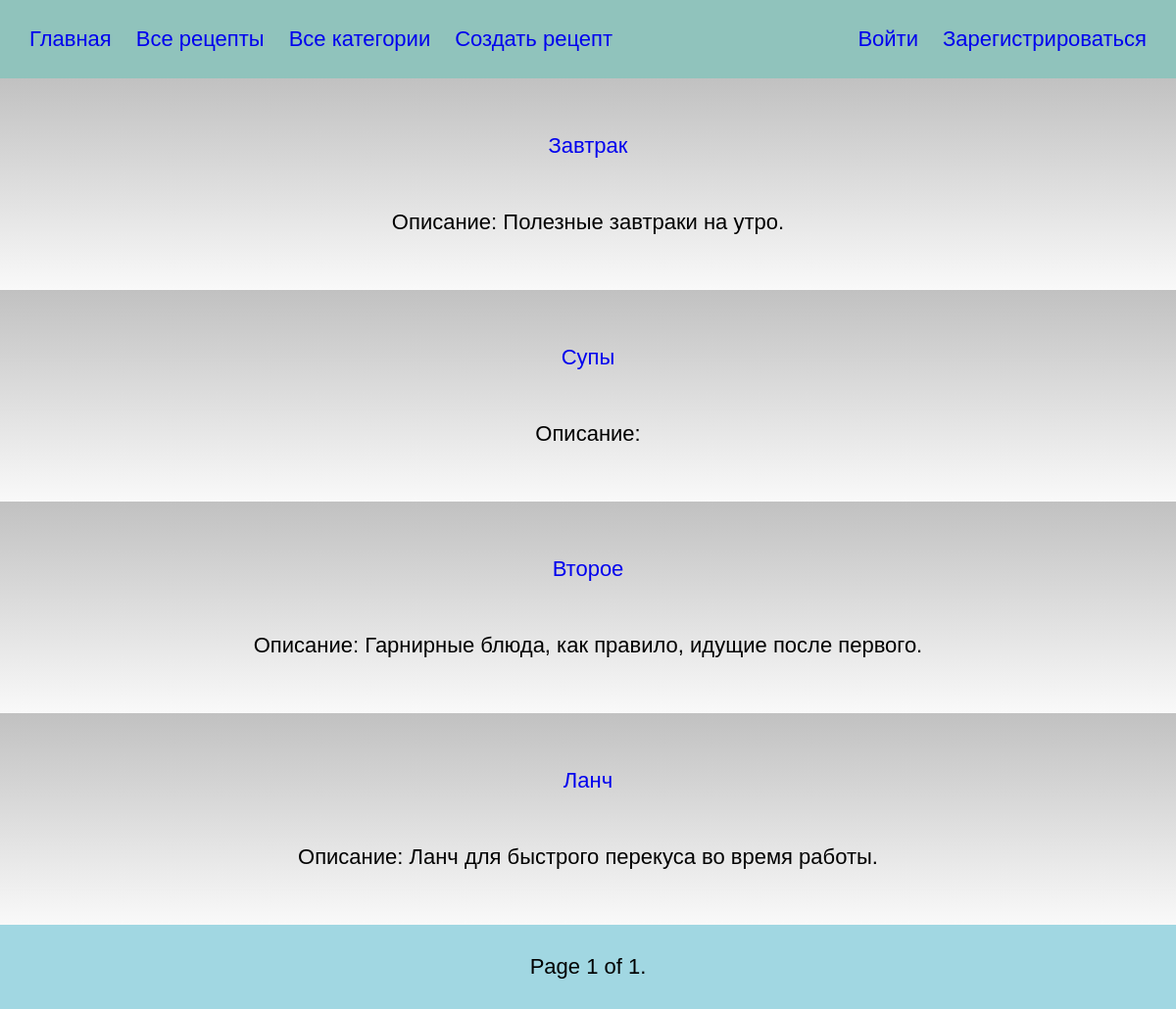
Before: /recipes/recipes/categories/ with the older database file.
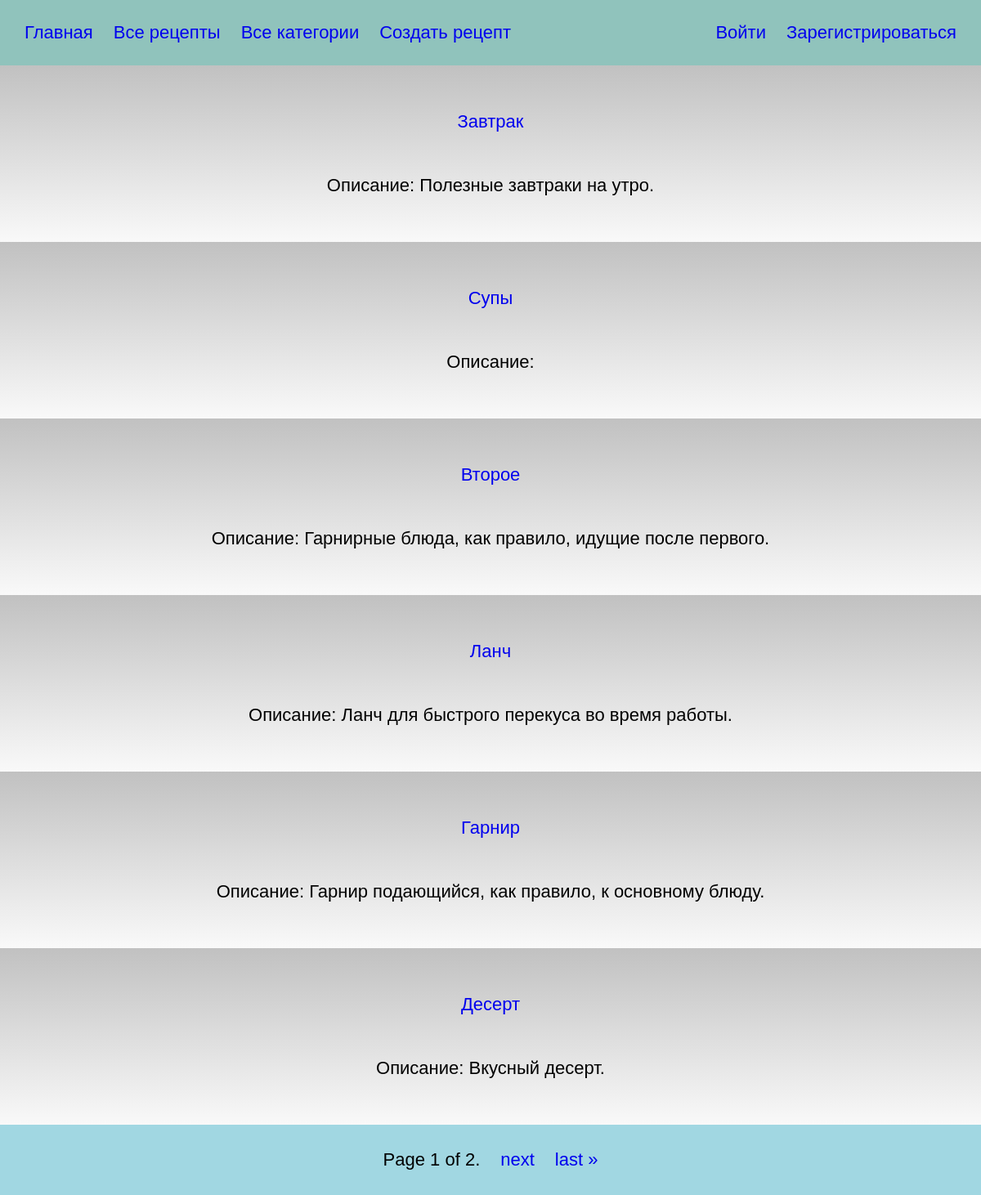
After: the same page with the newer database file.
### recipes/models.py (models this page shows, shortened)
class Category(models.Model):
    name = CharField(null=False, max_length=30)
    description = TextField(max_length=700, null=False, blank=True)
    image = ImageField(null=True, blank=True, upload_to=destination_of_preview)

### recipes/views.py (the view)
# urls.py: path("recipes/categories/", CategoryListView.as_view(), name='category_list'),
class CategoryListView(ListView):
    queryset = Category.objects.all()
    context_object_name = 'categories'
    template_name = 'recipes/category_list.html'
    paginate_by = 6

### recipes/templates/recipes/category_list.html (shortened to what this page needs)
{% extends "./base.html" %}
{% block body %}
<section class="h-3">
    {% if categories %}
    {% for category in categories %}
    <div class="content_inner">
        <p><a href="{% url 'recipes:category_detail' category.pk %}">
            {{ category.name }}</a></p>
        <p>Описание: {{ category.description|truncatewords:50 }}</p>
    </div>
    {% endfor %}
    {% else %}
    <span>No data here yet.</span>
    {% endif %}
</section>
<footer>
    <span class="h-2">
        <span class="current">
            Page {{ page_obj.number }} of {{ page_obj.paginator.num_pages }}.
        </span>
        {% if page_obj.has_next %}
            <a href="?page={{ page_obj.next_page_number }}">next</a>
            <a href="?page={{ page_obj.paginator.num_pages }}">last &raquo;</a>
        {% endif %}
    </span>
</footer>
{% endblock %}

Changed rows visible on the page:
added Category: name "Гарнир", description "Гарнир подающийся, как правило, к основному блюду."
added Category: name "Десерт", description "Вкусный десерт."
Other visible differences:
{{ page_obj.paginator.num_pages }}: "1" → "2"
text now shown: "next last »"
